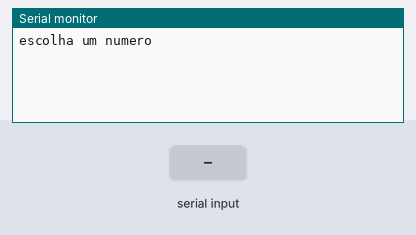
This sketch was run on a simulated Arduino Uno, built with avr-gcc and run on an emulated ATmega328P. Parts: the last lines printed to the serial monitor. The inputs (shaded band) are chosen by the test bench.

Above: at 1.2 s.
1.3 s: "90,45\n" received over Serial
At 2.1 s:
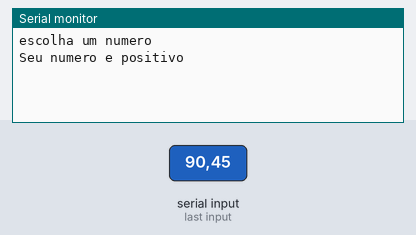
At 6.4 s:
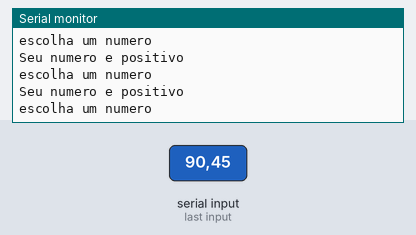

Measured:
- after the input at 1.3 s, the serial monitor: prints a new line at once (image 1)

The sketch:

brave_blad_kieran4.ino
```cpp
// C++ code
//
long numero = 0;
void setup()

{
 Serial.begin(9600);
}

void loop()
{

    Serial.println("escolha um numero");
while( ! Serial.available() );
 numero = Serial.parseInt();

  if (numero < 0){
 Serial.println("Seu numero e negativo");
  } else {
 Serial.println("Seu numero e positivo");
  }
delay(1000);
}
```
